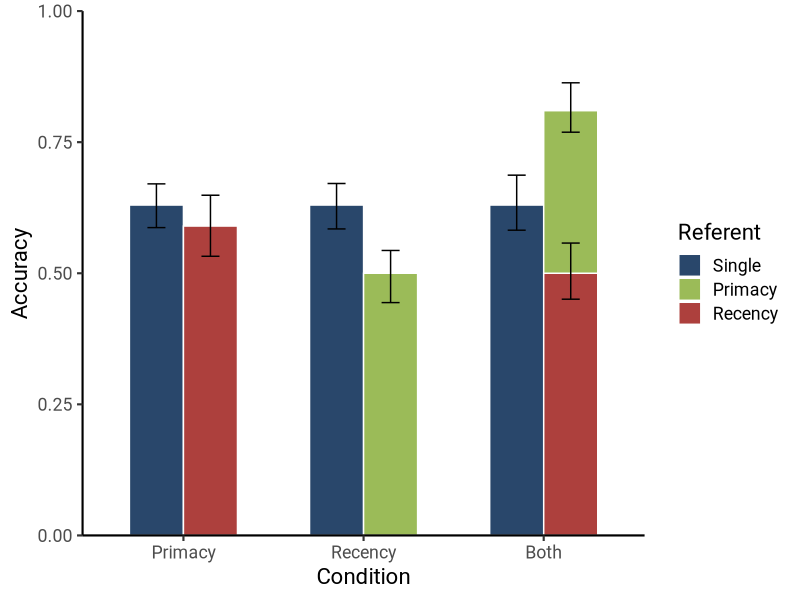

Write the R code that produced this figure.
## ---- chunk 1
library(tidyverse)

df <- tribble(
  ~Condition, ~Referent, ~Accuracy,
  "Primacy",  "Single",  0.63,
  "Primacy",  "Primacy", 0.59,
  "Recency",  "Single",  0.63,
  "Recency",  "Recency", 0.5,
  "Both",     "Single",  0.63,
  "Both",     "Primacy", 0.5,
  "Both",     "Recency", 0.31
) %>% 
  mutate(
    error_low = runif(7, .04, .06),
    error_high = runif(7, .04, .06),
    Condition_name = factor(Condition, levels = c("Primacy", "Recency", "Both")),
    Condition = as.numeric(Condition_name),
    Referent = factor(Referent, levels = c("Single", "Primacy", "Recency")),
    left = Referent == "Single",
    color = case_when(
      Referent == "Single" ~ "#29476B",
      Referent == "Primacy" ~ "#AD403D",
      Referent == "Recency" ~ "#9BBB58"
    )
  )


ggplot(mapping = aes(x = Condition, y = Accuracy, fill = color)) +
  geom_col(
    data = filter(df, left),
    width = .3,
    color = "white",
    position = position_nudge(x = -.3)
  ) +
  geom_errorbar(
    aes(ymin = Accuracy - error_low, ymax = Accuracy + error_high),
    data = filter(df, left),
    width = .1,
    position = position_nudge(x = -.3)
  ) +
  geom_col(
    data = filter(df, !left),
    color = "white",
    width = .3,
  ) +
  geom_errorbar(
    aes(y = y, ymin = y - error_low, ymax = y + error_high),
    data = filter(df, !left) %>% 
      group_by(Condition) %>% 
      mutate(y = accumulate(Accuracy, sum)),
    width = .1
  ) +
  scale_fill_identity(
    labels = levels(df$Referent),
    guide = guide_legend(title = "Referent")
  ) +
  scale_x_continuous(
    breaks = 1:3 - .15,
    labels = levels(df$Condition_name),
    expand = expansion(.1)
  ) +
  scale_y_continuous(
    limits = 0:1,
    expand = expansion(0)
  ) +
  theme_classic(
    base_family = "Roboto",
    base_size = 16
  )
